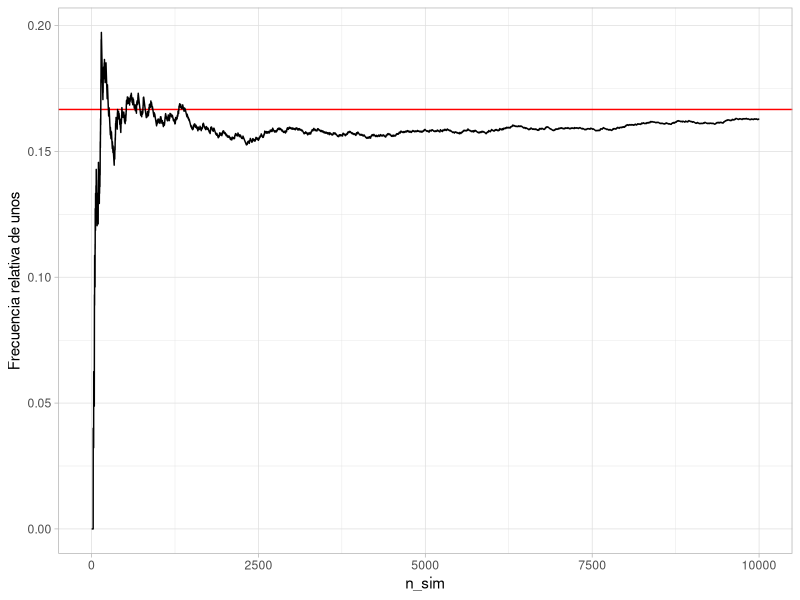
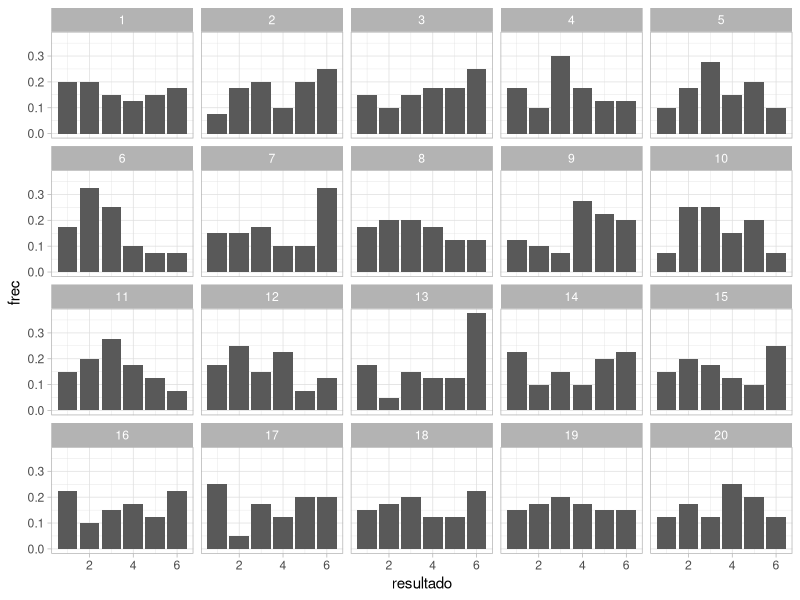

These figures' R source, in order:
## ---- chunk 1
ggplot2::theme_set(ggplot2::theme_light())
library(tidyverse)
library(patchwork)
library(kableExtra)
## ---- chunk 2
#| code-fold: show
simular_dado <- function(caras = 1:6){
   sample(caras, 1)
}
simular_dado()
## ---- chunk 3
set.seed(199652)
n <- 10000
sims_dado <- map_df(1:n, ~ c(n_sim = .x, resultado = simular_dado()))
head(sims_dado) 
## ---- chunk 4
sims_dado %>% 
   count(resultado) %>% 
   mutate(frec_relativa = n / sum(n))
## ---- chunk 5
sims_dado %>% 
   mutate(no_unos = cumsum(resultado == 1)) %>% 
   mutate(frec_uno = no_unos / n_sim) %>%
   filter(n_sim < 10000) %>% 
ggplot(aes(x = n_sim, y = frec_uno)) +
   geom_hline(yintercept = 1/6, colour = "red") +
   geom_line() + ylab("Frecuencia relativa de unos")

## ---- chunk 6
frecs_obs <- tibble(resultado = 1:6,
                    n = c(5, 7, 5, 10, 8, 5)) |> 
   mutate(frec = n / sum(n))
frecs_obs |>  kable(digits = 2)
## ---- chunk 7
set.seed(8834)
# una vez
sim_exp <- map_df(1:40, ~ c(id = .x, resultado = simular_dado()))
# 19 veces
sims_exp <- map_df(1:19, function(x){
         sims <- map_df(1:40, ~ c(id = .x, resultado = simular_dado()) )
         sims$rep <- x
         sims
         })
## ---- chunk 8
frec_sims <- sims_exp |> 
   group_by(rep, resultado) |>   
   summarise(n = n()) |> 
   mutate(frec = n / sum(n))
obs_sims_tbl <- bind_rows(frec_sims, frecs_obs |>  mutate(rep = 20))
ggplot(obs_sims_tbl, aes(x = resultado, y = frec)) +
   geom_col() +
   facet_wrap(~rep)
## ---- chunk 9
sim_dados <- function(num_dados = 2, num_caras = 6){
   resultado <- sample(1:num_caras, num_dados, replace = TRUE)
   names(resultado) <- paste0("dado_", 1:num_dados)
   resultado
}
sim_dados()
## ---- chunk 10
set.seed(2323)
sims <- map_df(1:50000, ~ sim_dados())
sims
## ---- chunk 11
sims_media <- 
   sims |>  
   mutate(suma = dado_1 + dado_2) |>  
   summarise(media = mean(suma), cuartil_inf = quantile(suma, 0.25), cuartil_sup = quantile(suma, 0.75)) 
sims_media 
## ---- chunk 12
sims_e <- 
   sims |>  
   mutate(suma = dado_1 + dado_2) |> 
   mutate(evento_E = (suma > 9)) 
sims_e
## ---- chunk 13
sims_e |> 
   summarise(frec_e = mean(evento_E))
